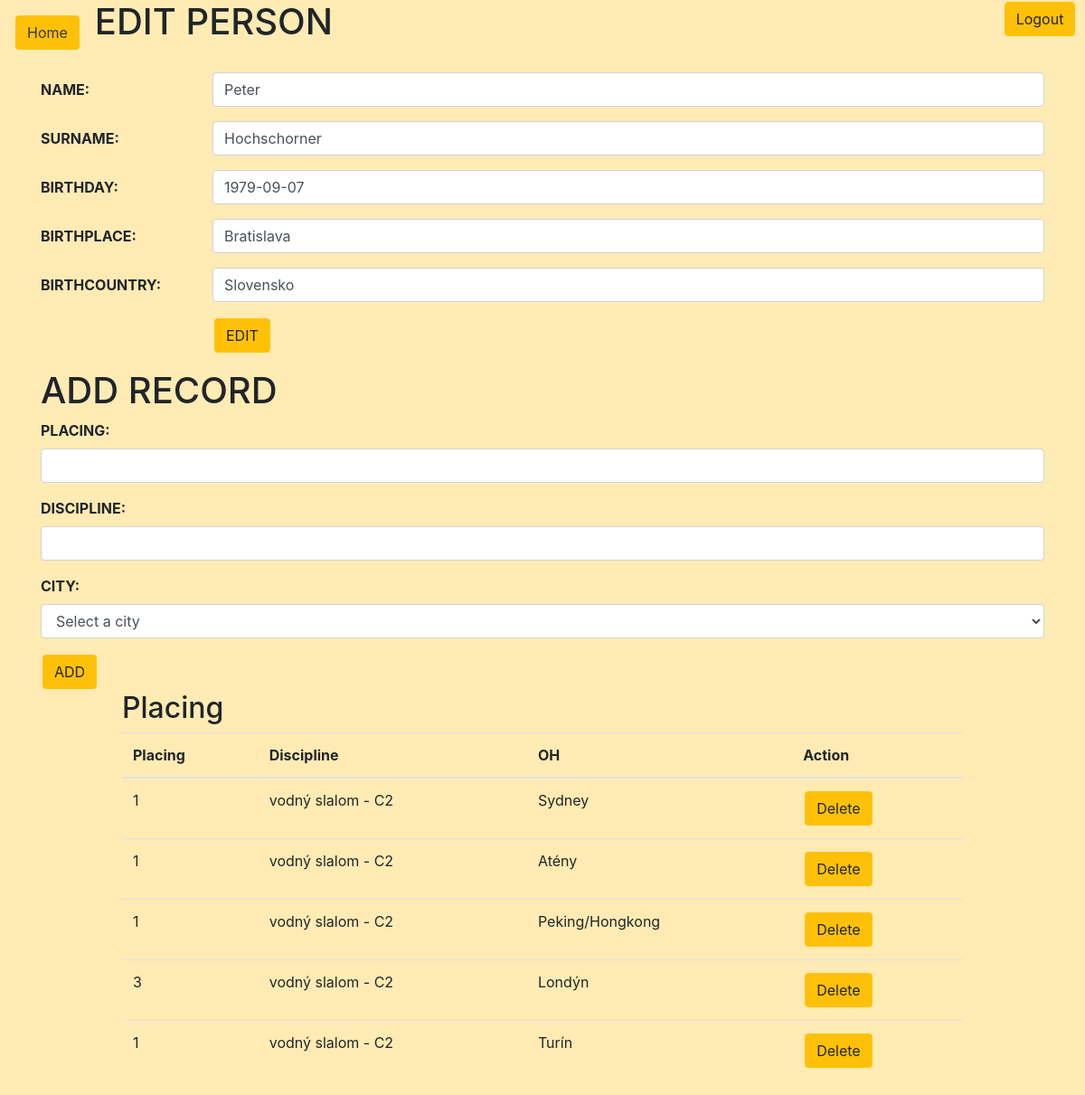
/editPerson.php?id=1, run on the app's committed database.
### tables this page shows
CREATE TABLE `person` (
  `id` int UNSIGNED NOT NULL,
  `name` varchar(100) NOT NULL,
  `surname` varchar(100) NOT NULL,
  `birth_day` date NOT NULL,
  `birth_place` varchar(100) NOT NULL,
  `birth_country` varchar(100) NOT NULL,
  `death_day` date DEFAULT NULL,
  `death_place` varchar(100) DEFAULT NULL,
  `death_country` varchar(100) DEFAULT NULL
);

CREATE TABLE `placement` (
  `id` int UNSIGNED NOT NULL,
  `person_id` int UNSIGNED NOT NULL,
  `game_id` int UNSIGNED NOT NULL,
  `placing` int UNSIGNED NOT NULL,
  `discipline` varchar(200) NOT NULL
);

CREATE TABLE `game` (
  `id` int UNSIGNED NOT NULL,
  `type` varchar(10) NOT NULL,
  `year` smallint NOT NULL,
  `game_order` tinyint UNSIGNED NOT NULL,
  `city` varchar(100) NOT NULL,
  `country` varchar(100) NOT NULL
);

### editPerson.php (the view, shortened to what this page needs)
<!DOCTYPE html>
<html>
<head>
	<link rel="stylesheet" type="text/css" href="index.css">
	<link rel="stylesheet" href="css/bootstrap.min.css">
	<link rel="stylesheet" type="text/css" href="index.css">
	<link rel="stylesheet" type="text/css" href="https://cdn.datatables.net/1.10.24/css/jquery.dataTables.min.css">
</head>
<body>
<div class="float-left"><button class="btn btn-warning"><a class= 'text-dark' href="premiumPage.php">Home</a></button></div>
	<?php
	require 'config.php';
	$stmt = $db->prepare("SELECT * FROM person WHERE id = ? LIMIT 1");
	$stmt->execute(array($_GET['id']));
	$person = $stmt->fetch(PDO::FETCH_ASSOC);
	$query = "select placement.*, game.city from placement join game on placement.game_id = game.id where placement.person_id=?";
	$stmt = $db->prepare($query);
	$stmt->execute([$_GET['id']]);
	$placements = $stmt->fetchAll(PDO::FETCH_ASSOC);
	?>
	<form action="logout.php" method="post" autocomplete="off">
		<div class="container-loginInfo">
			<button type="submit" name="submit" class="btn btn-warning mx-auto d-block">Logout</button>
		</div>
	</form>
	<form action="#" method="post" autocomplete="off" onsubmit="return validateForm()">
  <div class="container">
    <h1>EDIT PERSON</h1>
    <input type="hidden" name="person_id" id="person_id" value="<?php echo $person['id']; ?>"><br>
    <div class="row mb-3">
      <label for="name" class="col-sm-2 col-form-label"><b>NAME:</b></label>
      <div class="col-sm-10">
        <input onBlur="FieldCheck(this)" type="text" name="name" id="name" class="form-control check" value="<?php echo $person['name']; ?>" required value="">
      </div>
    </div>
    <div class="row mb-3">
      <label for="surname" class="col-sm-2 col-form-label"><b>SURNAME:</b></label>
      <div class="col-sm-10">
        <input onBlur="FieldCheck(this)" type="text" name="surname" id="surname" class="form-control check" value="<?php echo $person['surname']; ?>" required value="">
      </div>
    </div>
    <div class="row mb-3">
      <label for="birth_day" class="col-sm-2 col-form-label"><b>BIRTHDAY:</b></label>
      <div class="col-sm-10">
        <input onBlur="FieldCheck(this)" type="text" name="birth_day" class="form-control check" value="<?php echo $person['birth_day']; ?>" id="birth_day">
      </div>
    </div>
    <div class="row mb-3">
      <label for="birth_place" class="col-sm-2 col-form-label"><b>BIRTHPLACE:</b></label>
      <div class="col-sm-10">
        <input onBlur="FieldCheck(this)" type="text" name="birth_place" class="form-control check" value="<?php echo $person['birth_place']; ?>" id="birth_place">
      </div>
    </div>
    <div class="row mb-3">
      <label for="birth_country" class="col-sm-2 col-form-label"><b>BIRTHCOUNTRY:</b></label>
      <div class="col-sm-10">
        <input onBlur="FieldCheck(this)" type="text" name="birth_country" class="form-control check" value="<?php echo $person['birth_country']; ?>" id="birth_country">
      </div>
    </div>
    <div class="row mb-3">
      <div class="col-sm-10 offset-sm-2">
        <button type="submit" name="submit" class="btn btn-warning">EDIT</button>
      </div>
    </div>
  </div>
</form>
	<?php
	$query = "select placement.*, game.city from placement join game on placement.game_id = game.id where placement.person_id=?";
	$stmt = $db->prepare($query);
	$stmt->execute([$_GET['id']]);
	$placements = $stmt->fetchAll(PDO::FETCH_ASSOC);
	?>
<form action="#" method="post" autocomplete="off" onsubmit="return validateForm()">
  <div class="container">
    <h1>ADD RECORD</h1>
    <div class="form-group">
      <label for="placing"><b>PLACING:</b></label>
      <input onBlur="FieldCheck(this)" type="text" name="placing" id="placing" class="form-control" required>
    </div>
    <div class="form-group">
      <label for="discipline"><b>DISCIPLINE:</b></label>
      <input onBlur="FieldCheck(this)" type="text" name="discipline" id="discipline" class="form-control" required>
    </div>
  <div class="form-group">
    <label for="city"><b>CITY:</b></label>
    <select name="city" id="city" class="form-control" required>
    <option value="">Select a city</option>
</select>
</div>
    <button type="submit" name="add_placing" class="btn btn-warning">ADD</button>
  </div>
</form>
<div class="container" style="width: 80%;">
    <h2>Placing</h2>
    <table id="placementsTable" class="table">
        <thead>
            <tr>
                <th>Placing</th>
                <th>Discipline</th>
                <th>OH</th>
                <th>Action</th>
            </tr>
        </thead>
        <tbody>
            <?php foreach ($placements as $placement) { ?>
                <tr>
                    <td><?php echo $placement['placing']; ?></td>
                    <td><?php echo $placement['discipline']; ?></td>
                    <td><?php echo $placement['city']; ?></td>
                    <td>
                        <form action="#" method="post">
                            <button type="submit" class="btn btn-warning">Delete</button>
                        </form>
                    </td>
                </tr>
            <?php } ?>
        </tbody>
    </table>
</div>
</body>
</html>

### index.css (style rules this page uses)
.btn a { text-decoration: none; color: black; }
.btn { margin: 2px; }
body { background-color:#ffebb3 !important; }
.container-loginInfo { float: right; }
.float-left { float: left; margin: 15px; }

### data on the page
person: name "Peter", surname "Hochschorner", birth_day "1979-09-07", birth_place "Bratislava", birth_country "Slovensko"
placement: placing "1", discipline "vodný slalom - C2", game.city "Sydney"
placement: placing "1", discipline "vodný slalom - C2", game.city "Atény"
placement: placing "1", discipline "vodný slalom - C2", game.city "Peking/Hongkong"
placement: placing "3", discipline "vodný slalom - C2", game.city "Londýn"
placement: placing "1", discipline "vodný slalom - C2", game.city "Turín"
